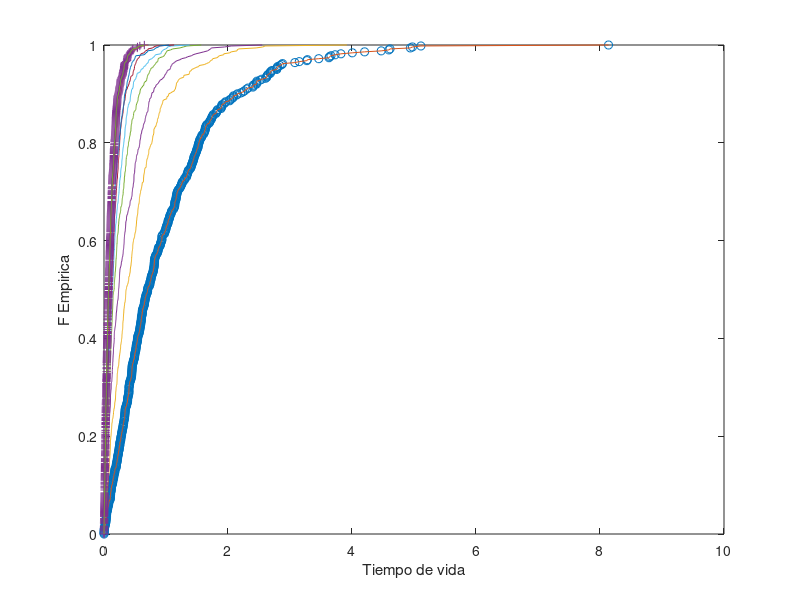

MATLAB code to generate this figure:
clear all
close all

Vida = load('vida.txt');

[filas columnas] = size(Vida);
F = zeros(filas,columnas);

for i = 1:columnas
    if i == 1
        C = Vida(:,i);
        [f,x] = ecdf(C);
        plot(x,f, 'o')
        hold on
    end
    if i == columnas
        C = Vida(:,i);
        [f,x] = ecdf(C);
        plot(x,f,'+')
        hold on
    end
    C = Vida(:,i);
    [f,x] = ecdf(C);
    plot(x,f)
    hold on
end

xlabel('Tiempo de vida')
ylabel('F Empirica')
hold off